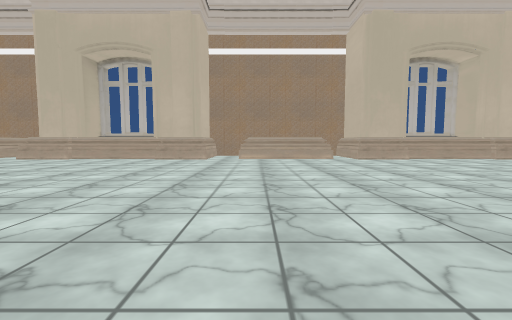
view 1 (above)

19 first-person views from a walk through a Unity game level. The camera is 1.2 m above the floor, tilts 4° down and sees 90° across. The floor is counted in squares, 2 m on a side. Each view is taken from the middle of a square. On the plan, view 1 faces up. The plan holds only what a view shows up to about 9 squares ahead; the rest is blank. The place goes on beyond the plan. The player character is not drawn. Some surface patterns are stand-ins.

view 2
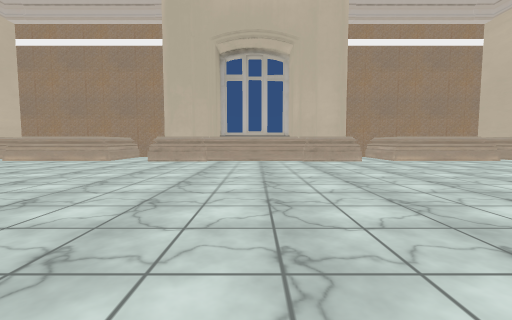

view 3
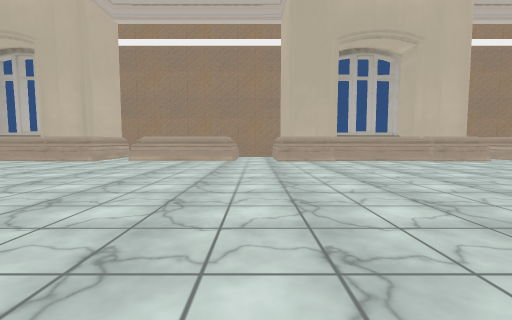

view 4
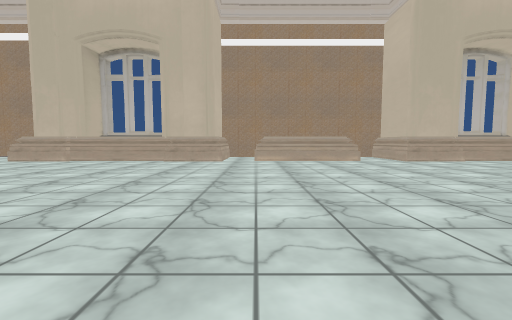

view 5
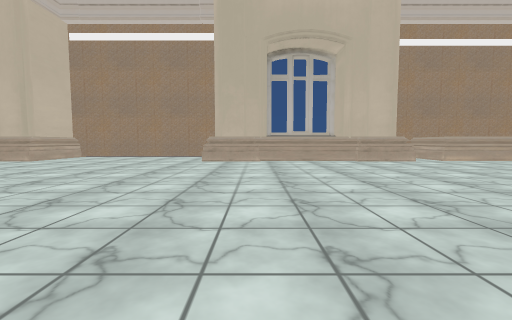

view 6
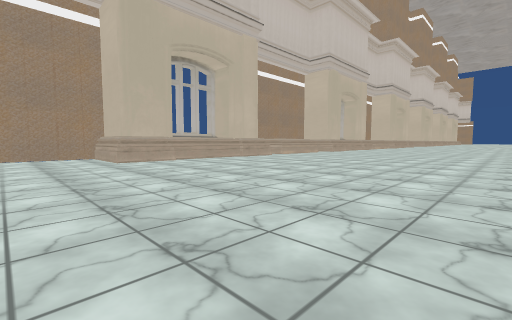

view 7
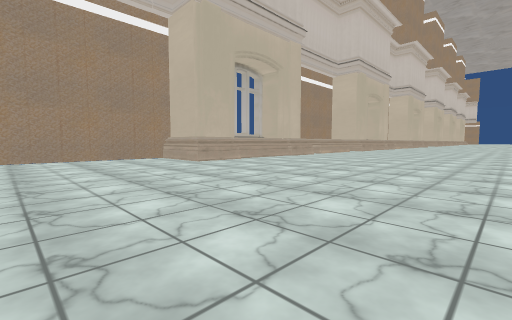

view 8
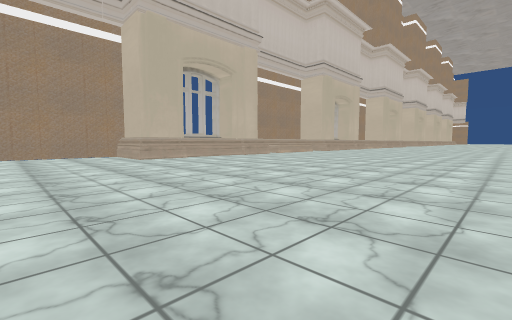

view 9
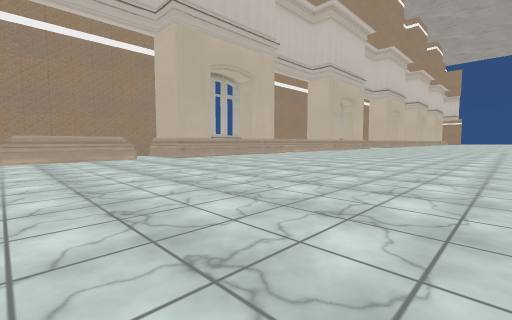

view 10
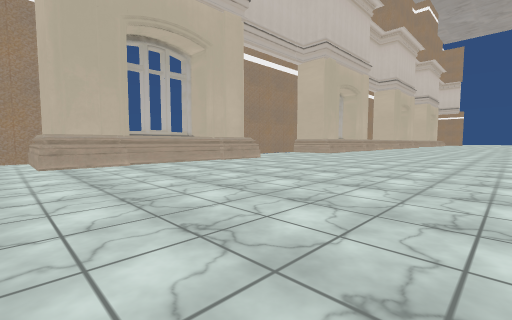

view 11
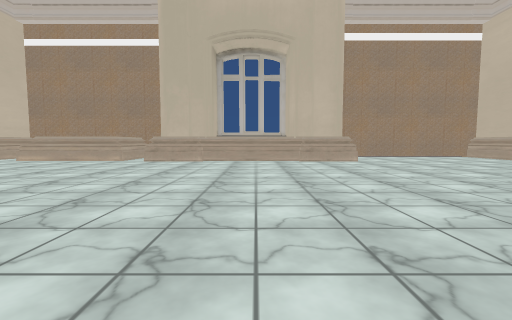

view 12
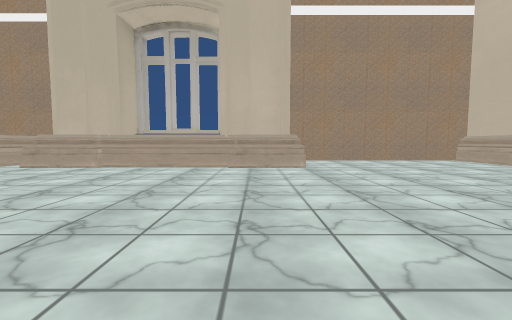

view 13
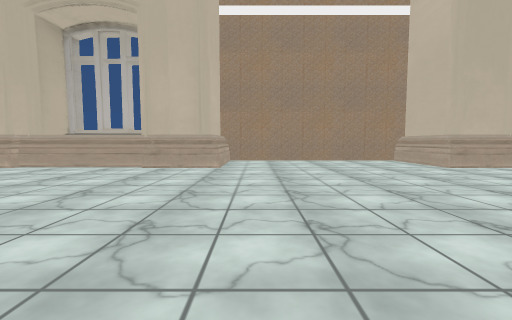

view 14
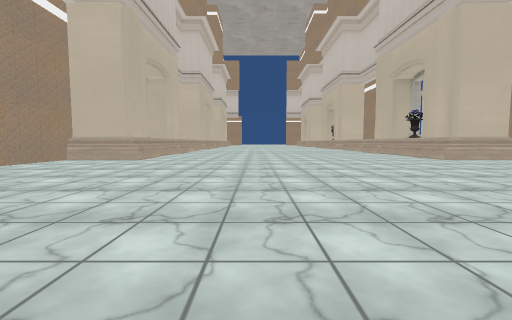

view 15
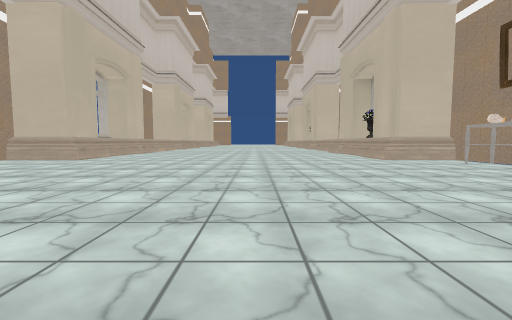

view 16
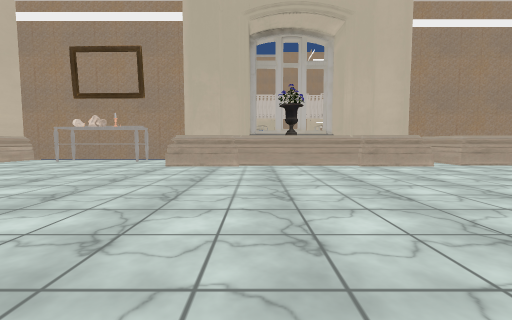

view 17
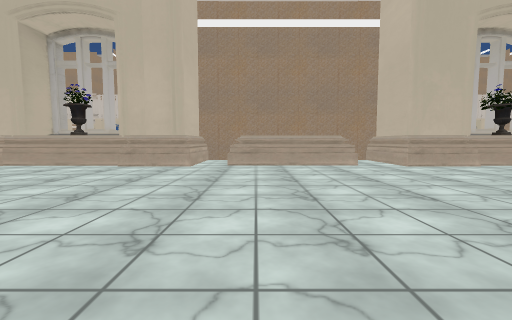

view 18
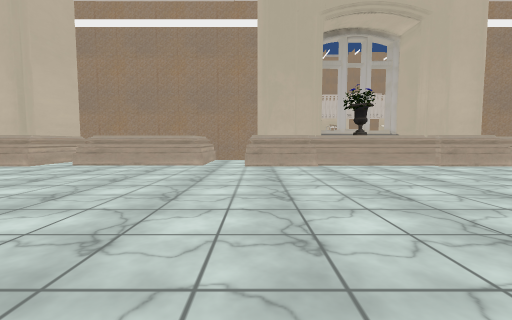

view 19
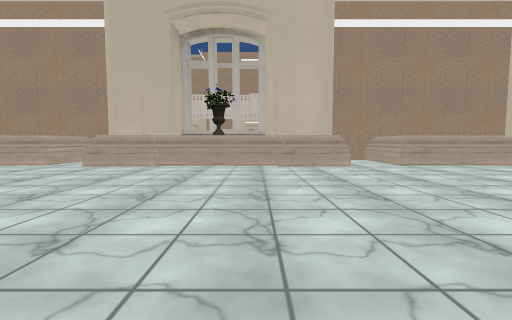

### Floor plan
Points are (right, up) in squares from view 1. A wall is a line through its corners. A room is listed if a view was taken in it or the views show most of it. See-through windows are left out.
Room 1 (views 1, 2, 3, 4, 5, 6, 7, 8, 9, 10, 11, 12, 13, 14, 15, 16, 17, 18, 19)
walls: (-6.5, 8.9) (-8.3, 8.9) (-8.3, 10); (-4.6, -1.6) (-1.9, -1.6); (-1.6, 8.9) (-3.5, 8.9); (-3.5, -1.8) (-3.5, -1.3); (-3.6, -1.9) (-3, -1.9); (-1.7, 9.1) (-8.2, 9.1); (-2, 9.3) (-8, 9.3); (-1.8, -1.3) (-1.8, -3.8); (-8.4, -1.3) (-6.6, -1.3) (-6.6, -1.7); (-7.4, -1.9) (-6.5, -1.9); (-8.3, -1.6) (-5.4, -1.6); (-2.1, -1.9) (-2.1, -3.7) (3.9, -3.7) (3.9, -1.6) (6.6, -1.6); (-1.8, 10.1) (-1.8, 9.6); (-0.6, 9.3) (-0.6, 10); (-9.7, 9.1) (-13, 9.1); (-9.7, 9.3) (-12.7, 9.3) (-12.7, 10.1); (-0.5, -1.9) (2.5, -1.9); (-10, 10) (-10, 9.4); (-0.6, -3.6) (-0.6, -1.6); (-0.4, -3.8) (-0.4, -1.6); (2.5, 9.1) (-0.4, 9.1); (2.5, -1.6) (2.5, -3.6); (-13, 9.3) (-13, 10.1); (-12.8, -1.6) (-9.7, -1.6); (2.7, 10) (2.7, 9.3); (-12.9, -1.9) (-10, -1.9) (-10, -3.6); (3.6, 8.9) (3.6, 11.2); (2.5, 10.7) (2.5, 9.3) (-0.4, 9.3) (-0.4, 10.1); (-14.1, 9.1) (-20.6, 9.1); (-14.2, 9.3) (-20.3, 9.3) (-20.3, 11.1); (-14.1, 10.1) (-14.1, 8.9); (4.6, -1.9) (5.4, -1.9); (3.9, 11.3) (0.8, 11.3); (3.6, -3.8) (3.6, -1.3) (5.3, -1.3) (5.3, -1.8); (-14.4, -3.7) (-8.9, -3.7); (7.4, -1.6) (10.1, -1.6); (8.4, -1.3) (10.3, -1.3); (8.2, -2.8) (8.2, -1.9) (9, -1.9); (9.9, 9.3) (3.9, 9.3) (3.9, 10.6); (10.1, 9.1) (3.6, 9.1); (-20.6, 8.9) (-20.6, 11.3) (-25, 11.3); (10.1, 11.2) (10.1, 8.9); (10.6, -3.7) (11.5, -3.7); (14.4, -3.7) (15.8, -3.7) (15.8, -1.6) (16.1, -1.6); (15.5, 8.9) (15.5, 11.4); (-26, 10.1) (-26, 8.9); (15.5, -3.7) (15.5, -1.3); (16.5, 9.1) (15.5, 9.1); (16.5, 9.3) (15.8, 9.3) (15.8, 11.3) (9.9, 11.3)
low walls: (-3.5, -1.3) (-1.8, -1.3); (-0.4, -1.6) (2.5, -1.6); (-9.7, -1.6) (-9.7, -3.6); (-9.7, 10) (-9.7, 9.3); (2.7, -1.6) (2.7, -2.9); (-14.1, 8.9) (-15.9, 8.9); (5.3, 8.9) (3.6, 8.9); (-18.9, 8.9) (-20.6, 8.9); (10.1, 8.9) (8.4, 8.9); (15.5, -1.3) (16, -1.3); (-26, 8.9) (-26.5, 8.9); (16.5, 8.9) (15.5, 8.9)
objects: table (12, -4) to (14, -3)

Positions as (right, up) in squares from view 1, and headings:
1: (0, 0), facing up
2: (-5, 1), facing up
3: (-9, 1), facing up
4: (-13, 1), facing up
5: (-19, 1), facing up
6: (-23, 1), facing up-right
7: (-25, 2), facing up-right
8: (-24, 0), facing up-right
9: (-13, 0), facing up-right
10: (3, 2), facing up-right
11: (7, 1), facing up
12: (9, 3), facing up
13: (11, 3), facing up
14: (7, 5), facing right
15: (7, 3), facing right
16: (8, 5), facing down
17: (2, 5), facing down
18: (-2, 5), facing down
19: (-6, 5), facing down
